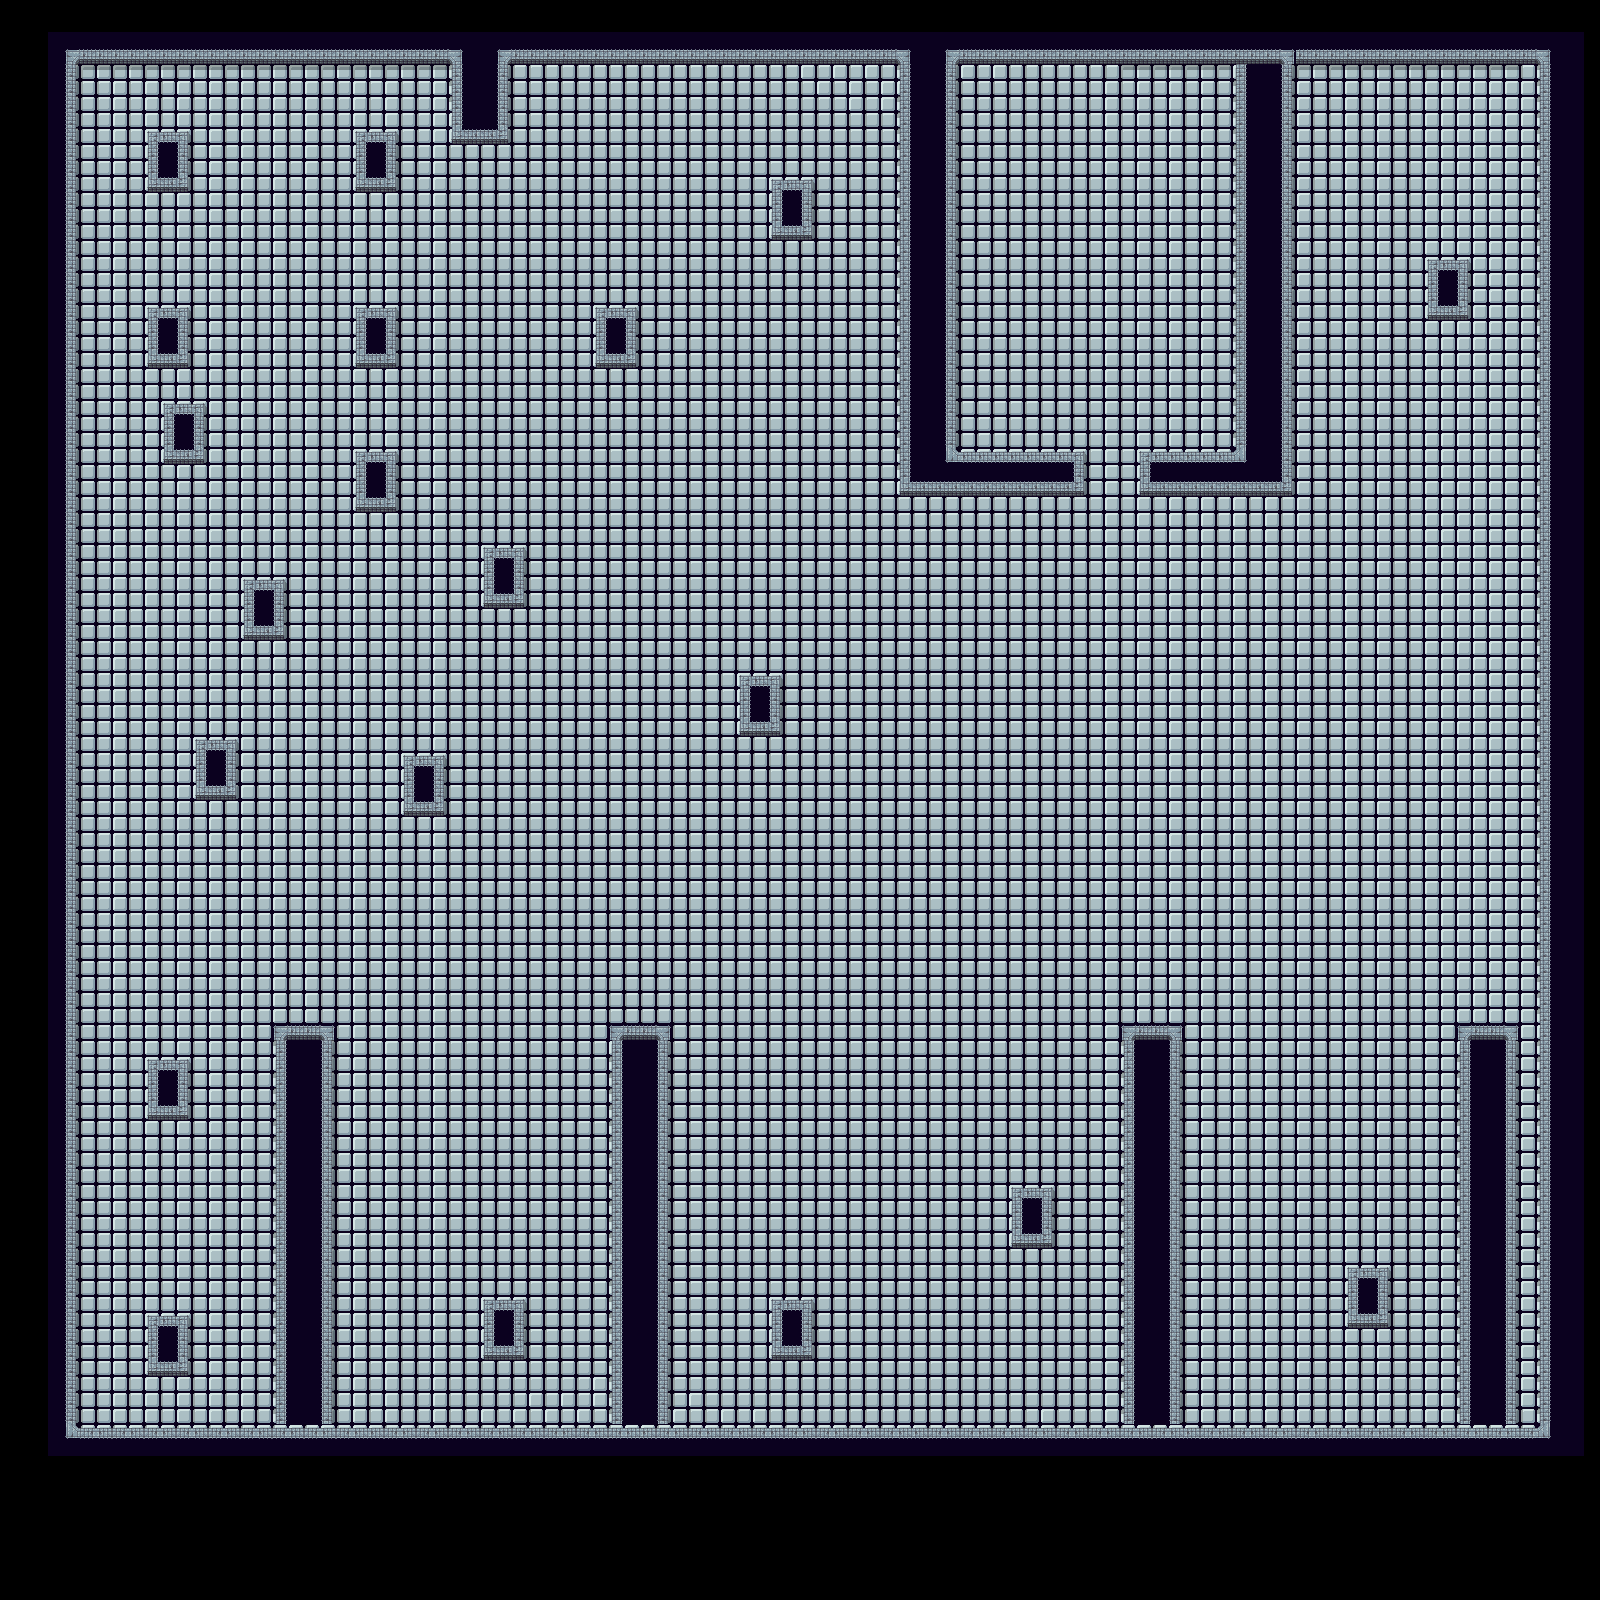

This is a level from a 2D game, rendered from its Tiled map with the project's own tilesets. A one-line summary and the map file follow, with tile-layer data summarised:
An orthogonal 100x100 tile map with 16x16 px tiles, 2 tile layers (floor, wall).

<map version="1.4" tiledversion="1.4.3" orientation="orthogonal" renderorder="right-down" width="100" height="100" tilewidth="16" tileheight="16" infinite="0" nextlayerid="3" nextobjectid="1">
 <tileset firstgid="1" source="tiles.tsx" />
 <layer id="2" name="floor" width="100" height="100">
  <data>[10000 cells, 7883 non-empty, 4 distinct tile ids]</data>
 </layer>
 <layer id="1" name="wall" width="100" height="100">
  <data>[10000 cells, 1727 non-empty, 39 distinct tile ids]</data>
 </layer>
</map>